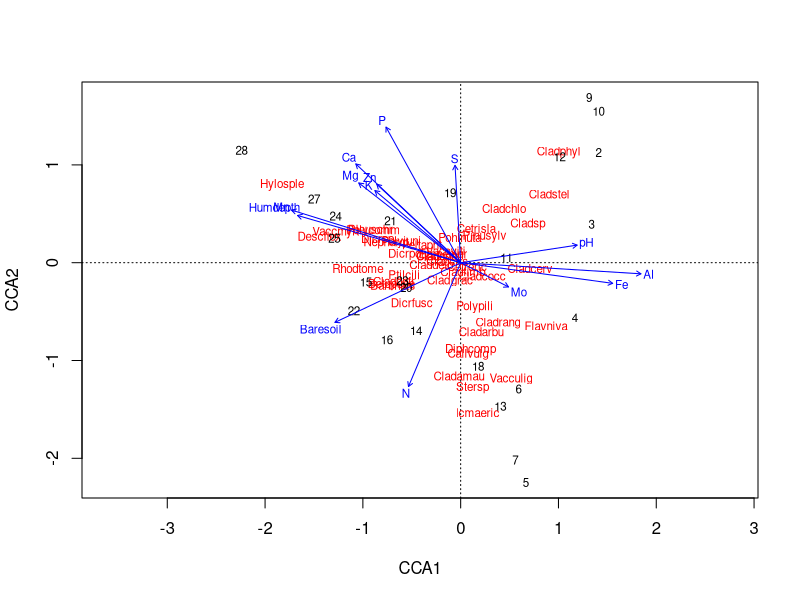
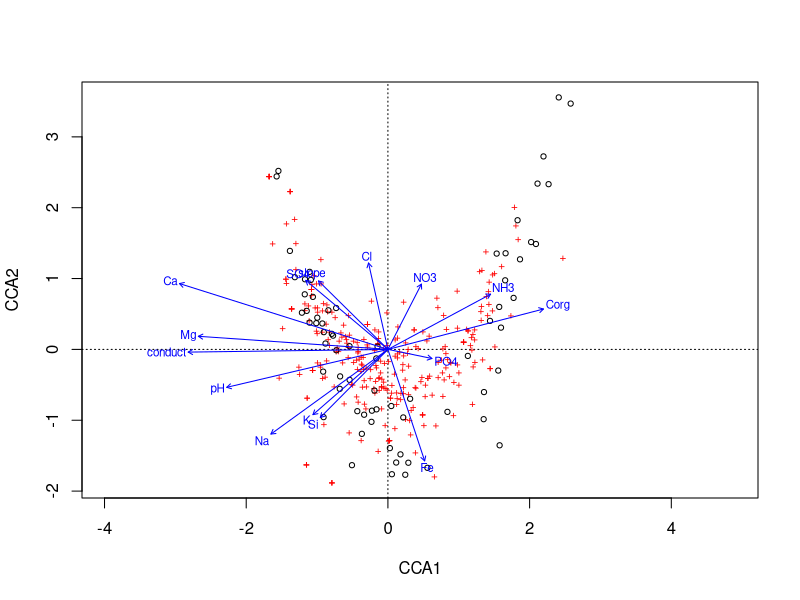
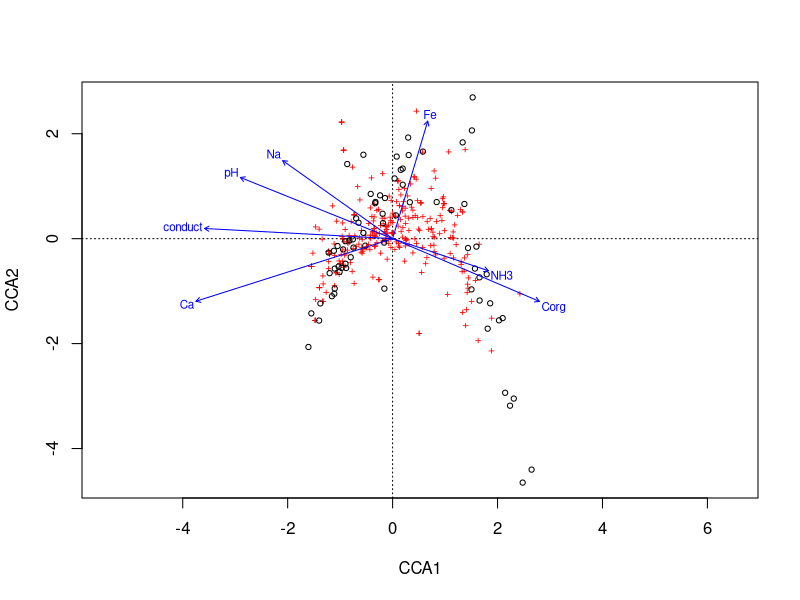
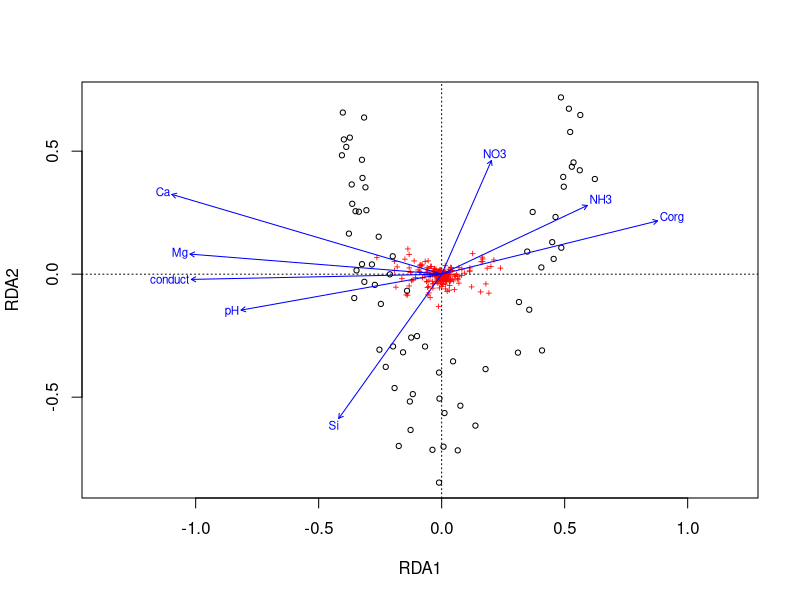

Write R code to recreate these figures, in order. (Note: this script raises an error after producing the figures.)
## ---- chunk 1
options(htmltools.dir.version = FALSE)
knitr::opts_chunk$set(cache = TRUE, dev = 'svg', echo = TRUE, message = FALSE, warning = FALSE,
                      fig.height=6, fig.width = 1.777777*6)
library("vegan")
library("ggplot2")
data(varespec)
data(varechem)

## plot defaults
theme_set(theme_minimal(base_size = 16, base_family = 'Fira Sans'))
## ---- chunk 2
cca1 <- cca(varespec ~ ., data = varechem)
cca1
## ---- chunk 3
rda1 <- rda(varespec ~ ., data = varechem)
rda1
## ---- chunk 4
eigenvals(cca1)
## ---- chunk 5
library("vegan")
data(varechem, varespec)
## ...your code here...
## ---- chunk 6
str(scores(cca1, choices = 1:4, display = c("species","sites")), max = 1)
head(scores(cca1, choices = 1:2, display = "sites"))
## ---- chunk 7
scores(cca1, choices = 1:2, display = "species", scaling = 3)
## ---- chunk 8
pcca <- cca(X = varespec,
            Y = varechem[, "Ca", drop = FALSE],
            Z = varechem[, "pH", drop = FALSE])
pcca <- cca(varespec ~ Ca + Condition(pH), data = varechem) ## easier!
## ---- chunk 9
plot(cca1)
## ---- chunk 10
vare.cca <- cca(varespec ~ Al + P*(K + Baresoil), data = varechem)
vare.cca
## ---- chunk 11
upr <- cca(varespec ~ ., data = varechem)
lwr <- cca(varespec ~ 1, data = varechem)
set.seed(1)
mods <- ordistep(lwr, scope = formula(upr), trace = 0)
## ---- chunk 12
mods
## ---- chunk 13
mods$anova
## ---- chunk 14
mods2 <- step(upr, scope = list(lower = formula(lwr), upper = formula(upr)), trace = 0,
              test = "perm")
mods2
## ---- chunk 15

## ---- chunk 16
set.seed(42)
(perm <- anova(cca1))
## ---- chunk 17
args(anova.cca)
## ---- chunk 18
set.seed(1)
anova(mods, by = "axis")
## ---- chunk 19
set.seed(5)
anova(mods, by = "terms")
## ---- chunk 20
set.seed(10)
anova(mods, by = "margin")
## ---- chunk 21
## load vegan
library("vegan")

## load the data
spp <- read.csv("data/meadow-spp.csv", header = TRUE, row.names = 1)
env <- read.csv("data/meadow-env.csv", header = TRUE, row.names = 1)
## ---- chunk 22
m1 <- cca(spp ~ ., data = env)
set.seed(32)
anova(m1)
## ---- chunk 23
plot(m1)
## ---- chunk 24
set.seed(67)
lwr <- cca(spp ~ 1, data = env)
m2 <- ordistep(lwr, scope = formula(m1), trace = FALSE)
m2
## ---- chunk 25
plot(m2)
## ---- chunk 26
m2$anova
## ---- chunk 27
spph <- decostand(spp, method = "hellinger")
m3 <- rda(spph ~ ., data = env)
lwr <- rda(spph ~ 1, data = env)
m4 <- ordistep(lwr, scope = formula(m3), trace = FALSE)
## ---- chunk 28
plot(m4)
## ---- chunk 29
m5 <- ordiR2step(lwr, scope = formula(m3), trace = FALSE)
m5$anova
## ---- chunk 30
knitr::include_graphics("./resources/cyclic-shifts-figure.png")
## ---- chunk 31
shuffle(10, control = how(within = Within(type = "series")))
## ---- chunk 32
set.seed(4)
h <- how(within = Within(type = "grid",
                         ncol = 3, nrow = 3))
perm <- shuffle(9, control = h)
matrix(perm, ncol = 3)
## ---- chunk 33
knitr::include_graphics("./resources/Toroidal_coord.png")
## ---- chunk 34
knitr::include_graphics("./resources/cyclic-shifts-with-mirror-figure.svg")
## ---- chunk 35
plt <- gl(3, 10)
h <- how(within = Within(type = "series"), plots = Plots(strata = plt))
## ---- chunk 36
args(Within)
args(Plots)
## ---- chunk 37
args(how)
## ---- chunk 38
plt <- gl(3, 10)
h <- how(within = Within(type = "series"),
         plots = Plots(strata = plt))
set.seed(4)
p <- shuffle(30, control = h)
do.call("rbind", split(p, plt)) ## look at perms in context
## ---- chunk 39
plt <- gl(3, 10)
h <- how(within = Within(type = "series", constant = TRUE),
         plots = Plots(strata = plt))
set.seed(4)
p <- shuffle(30, control = h)
do.call("rbind", split(p, plt)) ## look at perms in context
## ---- chunk 40
## load vegan
library("vegan")

## load the data
spp <- read.csv("data/ohraz-spp.csv", header = TRUE, row.names = 1)
env <- read.csv("data/ohraz-env.csv", header = TRUE, row.names = 1)
molinia <- spp[, 1]
spp <- spp[, -1]

## Year as numeric
env <- transform(env, year = as.numeric(as.character(year)))
## ---- chunk 41
c1 <- rda(spp ~ year + year:mowing + year:fertilizer + year:removal + Condition(plotid), data = env)
(h <- how(within = Within(type = "none"), plots = Plots(strata = env$plotid, type = "free")))
## ---- chunk 42
set.seed(42)
anova(c1, permutations = h, model = "reduced")
## ---- chunk 43
set.seed(24)
anova(c1, permutations = h, model = "reduced", by = "axis")
## ---- chunk 44
## load data
crayfish <- head(read.csv("data/crayfish-spp.csv")[, -1], -1)
design <- read.csv("data/crayfish-design.csv", skip = 1)[, -1]

## fixup the names
names(crayfish) <- gsub("\\.", "", names(crayfish))
names(design) <- c("Watershed", "Stream", "Reach", "Run",
                   "Stream.Nested", "ReachNested", "Run.Nested")
## ---- chunk 45
m.pca <- rda(crayfish)
summary(eigenvals(m.pca))
## ---- chunk 46
layout(matrix(1:2, ncol = 2))
biplot(m.pca, type = c("text", "points"), scaling = "species")
set.seed(23)
ev.pca <- envfit(m.pca ~ Watershed, data = design, scaling = "species")
plot(ev.pca, labels = levels(design$Watershed), add = FALSE)
layout(1)
## ---- chunk 47
m.ws <- rda(crayfish ~ Watershed, data = design)
m.ws
## ---- chunk 48
summary(eigenvals(m.ws, constrained = TRUE))

set.seed(1)
ctrl <- how(nperm = 499, within = Within(type = "none"),
            plots = with(design, Plots(strata = Stream, type = "free")))
(sig.ws <- anova(m.ws, permutations = ctrl))
## ---- chunk 49
m.str <- rda(crayfish ~ Stream + Condition(Watershed), data = design)
m.str
## ---- chunk 50
summary(eigenvals(m.str, constrained = TRUE))
set.seed(1)
ctrl <- how(nperm = 499, within = Within(type = "none"),
            plots = with(design, Plots(strata = Reach, type = "free")),
            blocks = with(design, Watershed))
(sig.str <- anova(m.str, permutations = ctrl))
## ---- chunk 51
(m.re <- rda(crayfish ~ Reach + Condition(Stream), data = design))
## ---- chunk 52
set.seed(1)
ctrl <- how(nperm = 499, within = Within(type = "none"),
            plots = with(design, Plots(strata = Run, type = "free")),
            blocks = with(design, Stream))
(sig.re <- anova(m.re, permutations = ctrl))
## ---- chunk 53
(m.run <- rda(crayfish ~ Run + Condition(Reach), data = design))
## ---- chunk 54
set.seed(1)
ctrl <- how(nperm = 499, within = Within(type = "free"),
            blocks = with(design, Reach))
(sig.run <- anova(m.run, permutations = ctrl))
## ---- chunk 55
head(goodness(mods))
head(goodness(mods, summarize = TRUE))
## ---- chunk 56
head(inertcomp(mods, proportional = TRUE))
## ---- chunk 57
spenvcor(mods)
## ---- chunk 58
intersetcor(mods)
